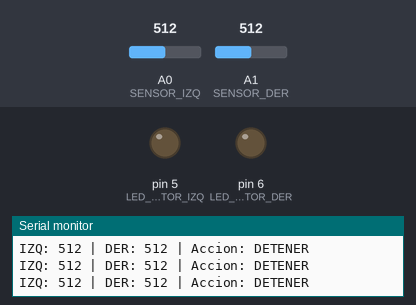
Recording of a sketch running on a simulated Arduino Uno, built with avr-gcc and run on an emulated ATmega328P. Shown: output pins drawn as LEDs (lit = HIGH), the last lines printed to the serial monitor. Inputs (shaded band) come from the test bench; at power-on: A0 (SENSOR_IZQ) = 512, A1 (SENSOR_DER) = 512.

Above: at 1.2 s.
1.3 s: A0 (SENSOR_IZQ) set to 490
At 1.8 s:
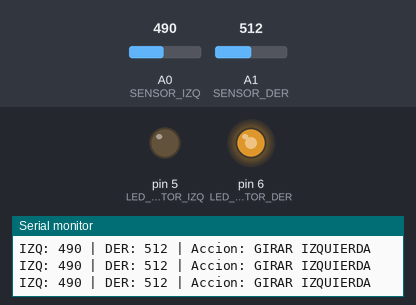
2.8 s: A1 (SENSOR_DER) set to 485
At 3.9 s:
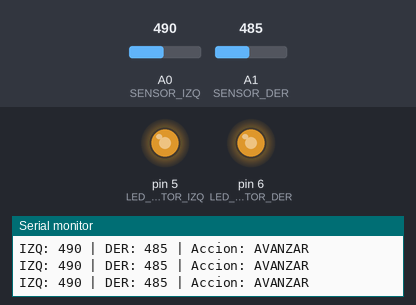
4.3 s: A0 (SENSOR_IZQ) set to 510
At 5.2 s:
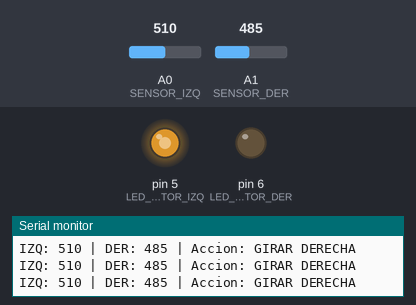
5.8 s: A1 (SENSOR_DER) set to 510
At 6.1 s:
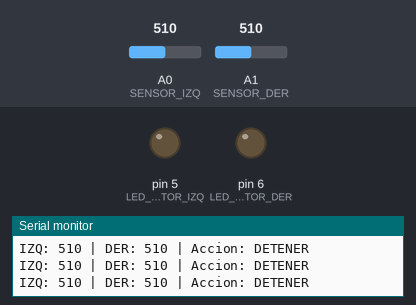
8.8 s: A1 (SENSOR_DER) set to 490
At 9.6 s:
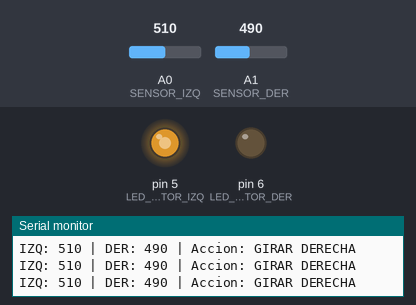
10.3 s: A0 (SENSOR_IZQ) set to 0
At 10.9 s:
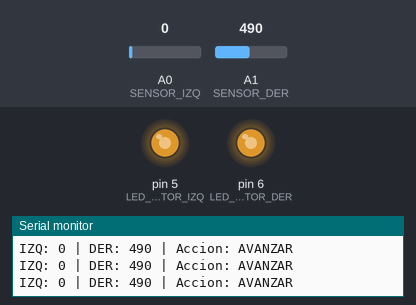
Timing chart, 0 to 12.8 s (numbered marks = the images above; inputs shaded):
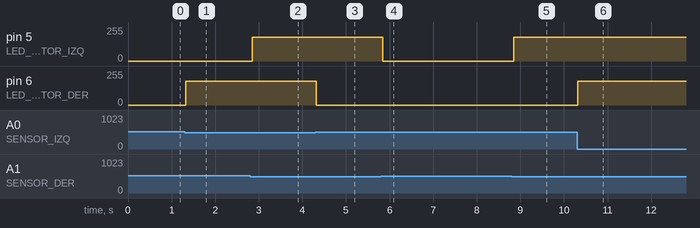

The sketch:

seguidor_linea.ino
```cpp
// Seguidor de línea — versión Wokwi (motores simulados con LEDs)
//
// Sensores IR simulados con potenciómetros (A0, A1).
// Motores simulados con LEDs en pines PWM (5, 6).
// Brillo del LED = velocidad del motor correspondiente.

const int SENSOR_IZQ = A0;
const int SENSOR_DER = A1;

const int LED_MOTOR_IZQ = 5;
const int LED_MOTOR_DER = 6;

const int UMBRAL = 500;
const int VELOCIDAD = 180;  // 0-255

void setup() {
    Serial.begin(9600);
    pinMode(LED_MOTOR_IZQ, OUTPUT);
    pinMode(LED_MOTOR_DER, OUTPUT);
}

void motores(int vel_izq, int vel_der) {
    analogWrite(LED_MOTOR_IZQ, vel_izq);
    analogWrite(LED_MOTOR_DER, vel_der);
}

void loop() {
    int izq = analogRead(SENSOR_IZQ);
    int der = analogRead(SENSOR_DER);

    bool izq_en_linea = izq < UMBRAL;
    bool der_en_linea = der < UMBRAL;

    Serial.print("IZQ: "); Serial.print(izq);
    Serial.print(" | DER: "); Serial.print(der);
    Serial.print(" | Accion: ");

    if (izq_en_linea && der_en_linea) {
        Serial.println("AVANZAR");
        motores(VELOCIDAD, VELOCIDAD);
    } else if (izq_en_linea && !der_en_linea) {
        Serial.println("GIRAR IZQUIERDA");
        motores(0, VELOCIDAD);
    } else if (!izq_en_linea && der_en_linea) {
        Serial.println("GIRAR DERECHA");
        motores(VELOCIDAD, 0);
    } else {
        Serial.println("DETENER");
        motores(0, 0);
    }

    delay(50);
}
```

Measured:
- the behaviour switches between 500 and 499 on A0 (SENSOR_IZQ) (found by bisection; images 0 and 1)
- the behaviour switches between 500 and 499 on A1 (SENSOR_DER) (found by bisection; images 1 and 2)
- after the input at 1.3 s, pin 6 (LED_MOTOR_DER): 0/255 → 180/255 at once
- after the input at 2.8 s, pin 5 (LED_MOTOR_IZQ): 0/255 → 180/255 after 0.05 s
- after the input at 4.3 s, pin 6 (LED_MOTOR_DER): 180/255 → 0/255 at once
- after the input at 5.8 s, pin 5 (LED_MOTOR_IZQ): 180/255 → 0/255 after 0.05 s
- after the input at 8.8 s, pin 5 (LED_MOTOR_IZQ): 0/255 → 180/255 after 0.05 s
- after the input at 10.3 s, pin 6 (LED_MOTOR_DER): 0/255 → 180/255 at once
